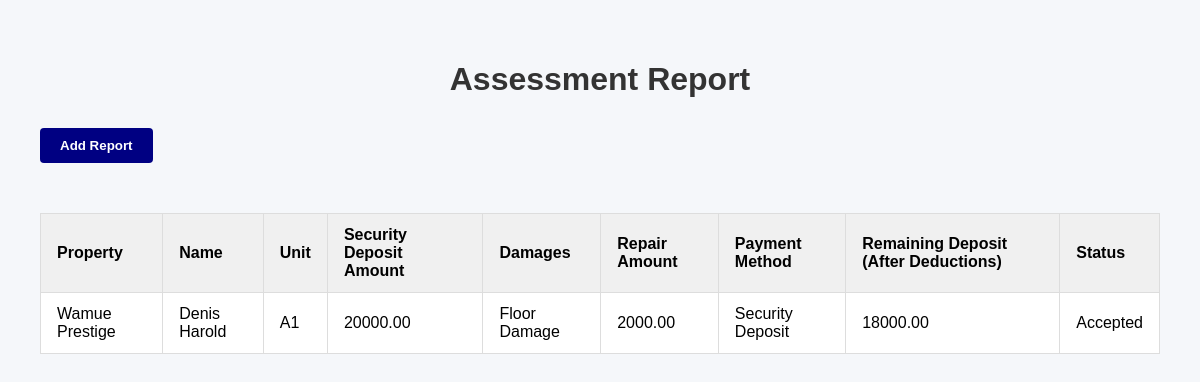
Page /Caretaker/AssesmentReport.php on the committed database.
### tables this page shows
CREATE TABLE `assesment_report` (
  `id` int(11) NOT NULL,
  `property` varchar(255) NOT NULL,
  `tenant_id` int(11) NOT NULL,
  `unit` varchar(255) NOT NULL,
  `security_deposit` decimal(10,2) NOT NULL,
  `damages` varchar(255) NOT NULL,
  `repair_amount` decimal(10,2) NOT NULL,
  `payment_method` varchar(255) NOT NULL,
  `remaining_deposit` decimal(10,2) NOT NULL,
  `created_at` timestamp NOT NULL DEFAULT current_timestamp(),
  `status` enum('Accepted','Rejected') DEFAULT 'Accepted'
);

CREATE TABLE `users` (
  `id` int(11) NOT NULL,
  `name` varchar(255) DEFAULT NULL,
  `id_number` varchar(20) DEFAULT NULL,
  `phone` varchar(20) DEFAULT NULL,
  `email` varchar(255) DEFAULT NULL,
  `password` varchar(255) DEFAULT NULL,
  `unit` varchar(100) DEFAULT NULL,
  `property` varchar(100) DEFAULT NULL,
  `move_in_date` date DEFAULT NULL,
  `rent_amount` decimal(10,2) DEFAULT NULL,
  `security_deposit` decimal(10,2) DEFAULT NULL
);

### Caretaker/AssesmentReport.php (the view, shortened to what this page needs)
<!DOCTYPE html>
<html lang="en">
<head>
  <link rel="stylesheet" href="styles.css" />
</head>
<body>
<?php
$conn = new mysqli("localhost", "root", "", "Demo1");
?>
<div class="container">
  <header>
    <h1>Assessment Report</h1>
  </header>
  <button class="add-button" onclick="openAddModal()">Add Report</button>
  <div class="table-container">
    <table>
      <thead>
        <tr>
          <th>Property</th>
          <th>Name</th>
          <th>Unit</th>
          <th>Security Deposit Amount</th>
          <th>Damages</th>
          <th>Repair Amount</th>
          <th>Payment Method</th>
          <th>Remaining Deposit (After Deductions)</th>
          <th>Status</th>
        </tr>
      </thead>
      <tbody>
        <?php
        $reports = $conn->query("
          SELECT ar.*, u.name AS tenant_name
          FROM assesment_report ar
          JOIN users u ON ar.tenant_id = u.id
        ");
        while ($report = $reports->fetch_assoc()):
        ?>
          <tr>
            <td><?= htmlspecialchars($report['property']) ?></td>
            <td><?= htmlspecialchars($report['tenant_name']) ?></td>
            <td><?= htmlspecialchars($report['unit']) ?></td>
            <td><?= htmlspecialchars($report['security_deposit']) ?></td>
            <td><?= htmlspecialchars($report['damages']) ?></td>
            <td><?= htmlspecialchars($report['repair_amount']) ?></td>
            <td><?= htmlspecialchars($report['payment_method']) ?></td>
            <td><?= htmlspecialchars($report['remaining_deposit']) ?></td>
            <td><?= htmlspecialchars($report['status']) ?></td>
          </tr>
        <?php endwhile; ?>
      </tbody>
    </table>
  </div>
</div>
</body>
</html>

### styles.css (style rules this page uses)
body { font-family: Arial, sans-serif; }

### Caretaker/AssesmentReport.php (style rules this page uses)
body { font-family: Arial, sans-serif; margin: 0; background-color: #f5f7fa; }
.container { padding: 40px; }
header h1 { text-align: center; font-size: 2em; margin-bottom: 30px; color: #333; }
.add-button { background-color: rgb(0, 0, 130); color: #fff; padding: 10px 20px; border: none; border-radius: 4px; font-weight: bold; cursor: pointer; margin-bottom: 20px; display: inline-block; }
.table-container { margin-top: 30px; overflow-x: auto; }
table { width: 100%; border-collapse: collapse; background-color: #fff; box-shadow: 0 0 10px rgba(0,0,0,0.1); }
th, td { padding: 12px 16px; border: 1px solid #ddd; text-align: left; }
th { background-color: #f0f0f0; font-weight: bold; }

### rows in the picture
assesment_report: property "Wamue Prestige", tenant.name "Denis Harold", unit "A1", security_deposit "20000.00", damages "Floor Damage", repair_amount "2000.00", payment_method "Security Deposit", remaining_deposit "18000.00", status "Accepted"
